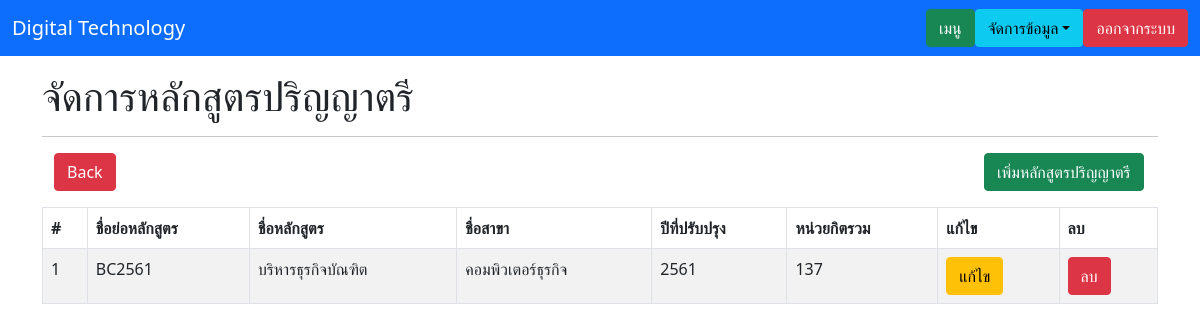
The app's page /course_b.php with its own data.
### tables this page shows
CREATE TABLE `tbl_bcl` (
  `courseB_ID` int(2) NOT NULL,
  `courseB_CodeName` varchar(10) NOT NULL,
  `courseB_Name` varchar(255) NOT NULL,
  `branchB_Name` varchar(255) NOT NULL,
  `courseB_Improve` varchar(4) NOT NULL,
  `courseB_Credit` int(3) NOT NULL
);

### functions.php (called while the page is built, shortened)
<?php
    class DB_con{
        function __construct() {
            $conn = mysqli_connect(DB_SERVER,DB_USER,DB_PASS,DB_NAME);
            $this->dbcon = $conn;
        }
        public function fetchdata_bcl(){
            $result = mysqli_query($this->dbcon, "SELECT * FROM tbl_bcl");
            return $result ;
        }
    }
?>

### course_b.php (the view, shortened to what this page needs)
<!DOCTYPE html>
<html lang="en">
<head>
    <link rel="stylesheet" href="https://stackpath.bootstrapcdn.com/bootstrap/5.0.0-alpha2/css/bootstrap.min.css">
</head>
<body>
<nav class="navbar navbar-expand-lg navbar-dark bg-primary">
        <div class="container-fluid">
            <a class="navbar-brand" href="#">Digital Technology</a>
                <ul class="nav justify-content-end">
                    <li class="nav-item">
                        <a class="btn btn-success" aria-current="page" href="teacher_menu.php">เมนู</a>
                    </li>
                    <li>
                        <div class="dropdown ml-2">
                            <button class="btn btn-info dropdown-toggle" type="button" id="dropdown-menu" data-toggle="dropdown" aria-expanded="false">จัดการข้อมูล</button>
                        </div>
                    </li>
                    <li>
                        <a class="btn btn-danger ml-2" aria-current="page" href="logout.php">ออกจากระบบ</a>
                    </li>
                </ul>
        </div>
    </nav>
    <div class="container">
        <h1 class="mt-3">จัดการหลักสูตรปริญญาตรี</h1>
        <hr>
        <div class="container">
            <div class="row justify-content-between">
                <div class="col-4">
                    <a href="teacher_menu.php" class="btn btn-danger mb-3">Back</a>
                </div>
                <div class="col-2">
                    <a href="course_b_insert.php" class="btn btn-success mb-3">เพิ่มหลักสูตรปริญญาตรี</a>
                </div>
            </div>
        </div>
        <table id="course_table" class="table table-bordered table-striped">
            <thead>
                <th>#</th>
                <th>ชื่อย่อหลักสูตร</th>
                <th>ชื่อหลักสูตร</th>
                <th>ชื่อสาขา</th>
                <th>ปีที่ปรับปรุง</th>
                <th>หน่วยกิตรวม</th>
                <th>แก้ไข</th>
                <th>ลบ</th>
            </thead>
            <tbody>
                <?php
                    include_once('functions.php');
                    $fetchdata = new DB_con();
                    $sql = $fetchdata->fetchdata_bcl();
                    while ($row = mysqli_fetch_array($sql)) {
                ?>
                    <tr>
                        <td><?php echo $row['courseB_ID']; ?></td>
                        <td><?php echo $row['courseB_CodeName']; ?></td>
                        <td><?php echo $row['courseB_Name']; ?></td>
                        <td><?php echo $row['branchB_Name']; ?></td>
                        <td><?php echo $row['courseB_Improve']; ?></td>
                        <td><?php echo $row['courseB_Credit']; ?></td>
                        <td><a href="course_b_update.php?courseB_ID=<?php echo $row['courseB_ID']; ?>" class="btn btn-warning">แก้ไข</a></td>
                        <td><a href="course_b_delete.php?del=<?php echo $row['courseB_ID']; ?>" class="btn btn-danger">ลบ</a></td>
                    </tr>
                <?php
                    }
                ?>
            </tbody>
        </table>
    </div>
</body>
</html>

### records on screen
tbl_bcl: courseB_ID "1", courseB_CodeName "BC2561", courseB_Name "บริหารธุรกิจบัณฑิต", branchB_Name "คอมพิวเตอร์ธุรกิจ", courseB_Improve "2561", courseB_Credit "137"
